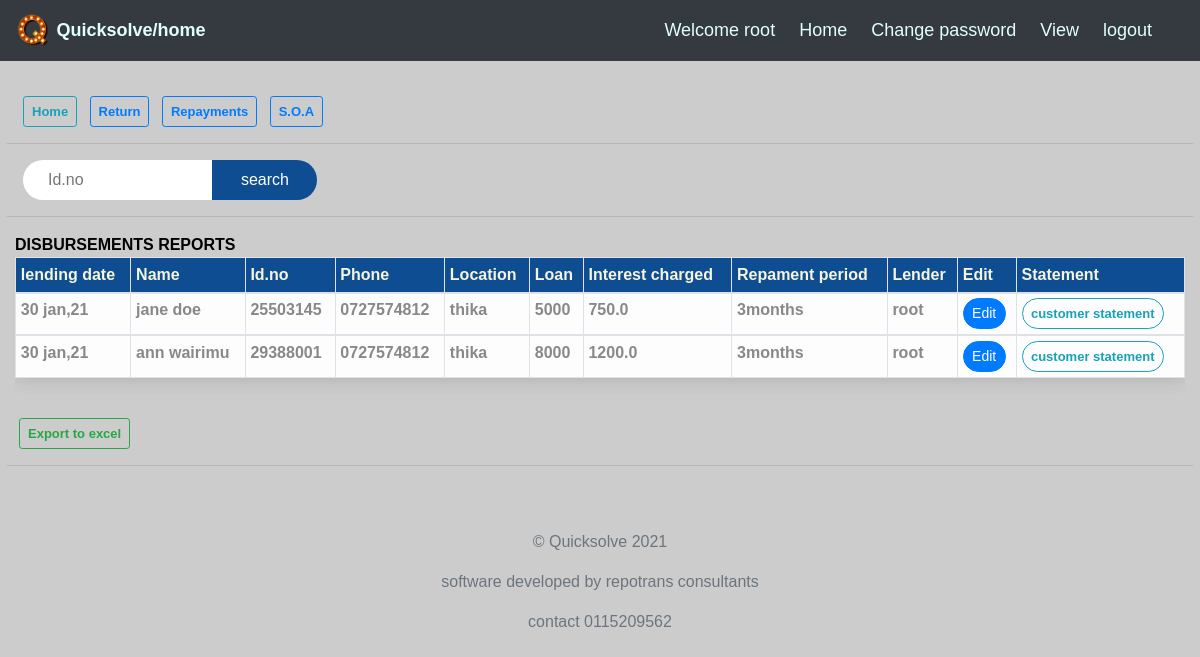
Before: /transactions/reports/ (signed in) with the older database file.
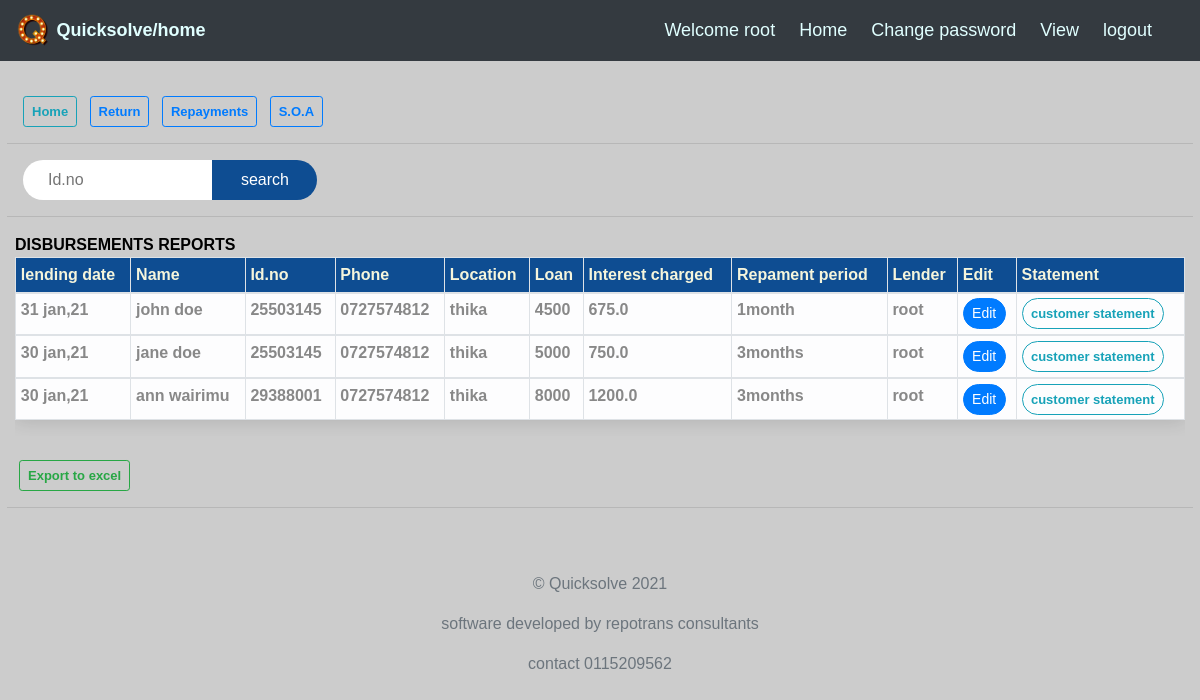
After: the same page with the newer database file.
### transactions/models.py (models this page shows, shortened)
class Transaction(models.Model):
    first_installment = models.IntegerField(default=0)
    second_installment = models.IntegerField(default=0)
    third_installment =models.IntegerField(default=0)
    fourth_installment = models.IntegerField(default=0)
    fifth_installment = models.IntegerField(default=0)
    sixth_installment =models.IntegerField(default=0)
    seventh_installment = models.IntegerField(default=0)
    eighth_installment =models.IntegerField(default=0)
    loan_payable =models.IntegerField(default=0)
    installment_description=models.CharField(max_length=1000,default="",blank=True)
    repayment_day=models.CharField(max_length=200,choices=CHOICES,default="",blank=True)
    lending_date=models.DateTimeField(default=timezone.now)
    clients_name=models.CharField(max_length=200,blank=True)
    clients_id=models.CharField(max_length=200,blank=True)
    clients_location=models.CharField(max_length=200,default="",blank=True)
    clients_phone=models.CharField(max_length=20,blank=True)
    loan_amount=models.IntegerField(default=0)
    interest_charged =models.FloatField(default=0.0)
    repayment_period = models.CharField(choices=period,max_length=100,blank=True)
    office_expenses = models.IntegerField(default=0)
    salary_expenses = models.IntegerField(default=0)
    expense_description = models.CharField(max_length=100,default="",blank=True)
    bad_debts =models.IntegerField(default=0)
    mode_of_payment = models.CharField(choices=MODE,max_length=100,default="",blank=True)
    lender=models.ForeignKey(User,on_delete=models.CASCADE)
    objects = TransactionManager()
    @cached_property
    def interest_due(self):
        method1 = self.loan_amount
        method2 = self.interest_charged
        return method1 * method2
    @cached_property
    def loan_condition(self):
        if self.loan_amount > 0:
            return self.loan_amount

### transactions/views.py (the view)
# urls.py: path('reports/', ReportHome.as_view(), name='disbursements'),
class ReportHome(LoginRequiredMixin,ListView):
    model = Transaction
    reports = Report.objects.all()
    template_name = 'transactions/disbursements.html'
    context_object_name = 'reports'
    paginate_by=30
    ordering = ['-lending_date']

### transactions/models.py (called while the page is built)
    def get_queryset(self):
        qs = super().get_queryset()
        return qs.select_related('lender')

### transactions/templates/transactions/disbursements.html (shortened to what this page needs)
{%extends 'index.html'%}
{%block content%}
<br>
<br>
<br>
<br>
<a href="{%url 'transaction_home'%}" class="btn btn-outline-info btn-sm mybuttons ml-2"><b style="font-size: small;">Home</b></a>
<a href="{%url 'disbursements'%}" class="btn btn-outline-primary btn-sm mybuttons ml-2"><b style="font-size: small;">Return</b></a>
<a href="{%url 'repayments'%}" class="btn btn-outline-primary btn-sm mybuttons ml-2"><b style="font-size: small;">Repayments</b></a>
<a href="{%url 'income'%}" class="btn btn-outline-primary btn-sm mybuttons ml-2"><b style="font-size: small;">S.O.A</b></a>
<hr>
<form action="{%url 'mysearch'%}" method="get" style="display: inline-block;" class="ml-2">
    <input type="text" name="q" placeholder="Id.no" class="box">
    <b><input type="submit" name="" value="search"></b>
</form>
<hr>
<b style="color: black;">DISBURSEMENTS REPORTS</b>
<div class="table-responsive ">
    <table id="dataTable" class="table table-sm  table-light table-bordered  table-hover styleTable">
        <thead class="table-light">
        <tr>
            <th scope="col">lending date</th>
            <th scope="col">Name</th>
            <th scope="col">Id.no</th>
            <th scope="col">Phone</th>
            <th scope="col">Location</th>
            <th scope="col">Loan</th>
            <th scope="col">Interest charged</th>
            <th scope="col">Repament period</th>
            <th scope="col">Lender</th>
            <th scope="col">Edit</th>
            <th scope="col">Statement</th>
        </tr>
        </thead>
        <tbody>
            <tr>
                {%for report in object_list%}
                {%if report.loan_condition%}
                <td><b>{{report.lending_date|date:'j b,y'}}</b></td>
                <td><b>{{report.clients_name}}</b></td>
                <td><b>{{report.clients_id}}</b></td>
                <td><b>{{report.clients_phone}}</b></td>
                <td><b>{{report.clients_location}}</b></td>
                <td><b>{{report.loan_amount}}</b></td>
                <td><b>{{report.interest_due}}</b></td>
                <td><b>{{report.repayment_period}}</b></td>
                <td><b>{{report.lender}}</b></td>
                <td><a href="{%url 'transaction_update' report.id%}"
                        class="btn btn-primary badge-pill btn-sm mybuttons ">Edit</a></td>
                <td><a href="{%url 'transaction_detail' report.id%}"
                class="btn btn-outline-info badge-pill btn-sm mybuttons "><b style="font-size: small;">customer statement</b></a></td>
            </tr>
        </tbody>
        {%endif%}
            {%endfor%}
    </table>
</div>
<br>
<button  class="btn btn-outline-success btn-sm ml-1" onclick="exportDataToExcel('dataTable')"><b style="font-size: small;">Export to excel</b></button>
<hr>
{%endblock%}

Changed rows visible on the page:
added Transaction: lending_date "31 jan,21", clients_name "john doe", clients_id "25503145", clients_phone "0727574812", clients_location "thika", loan_amount "4500", interest_due "675.0", repayment_period "1month", lender "root"
